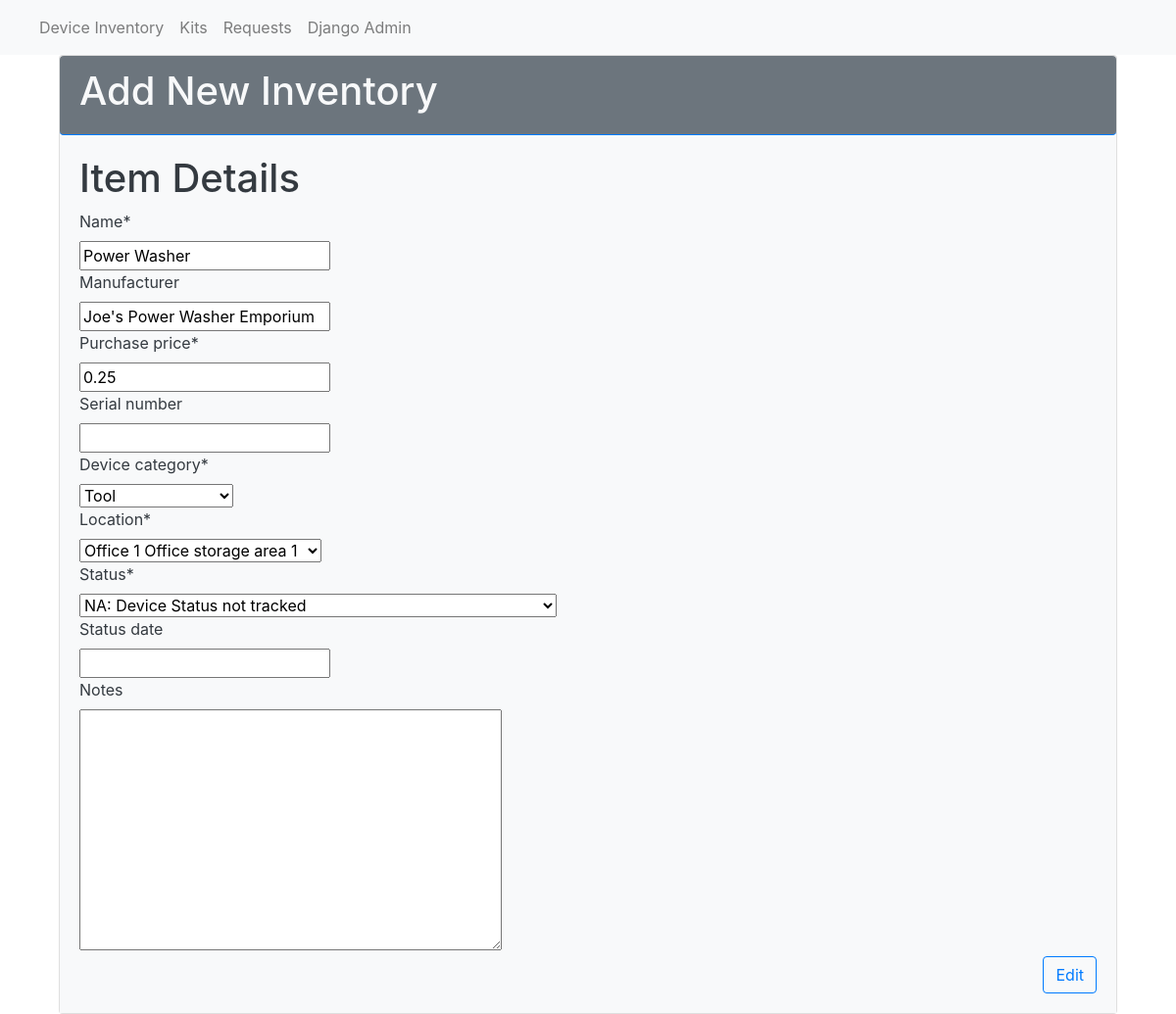
Before: /item/edit/2/ with the older database file.
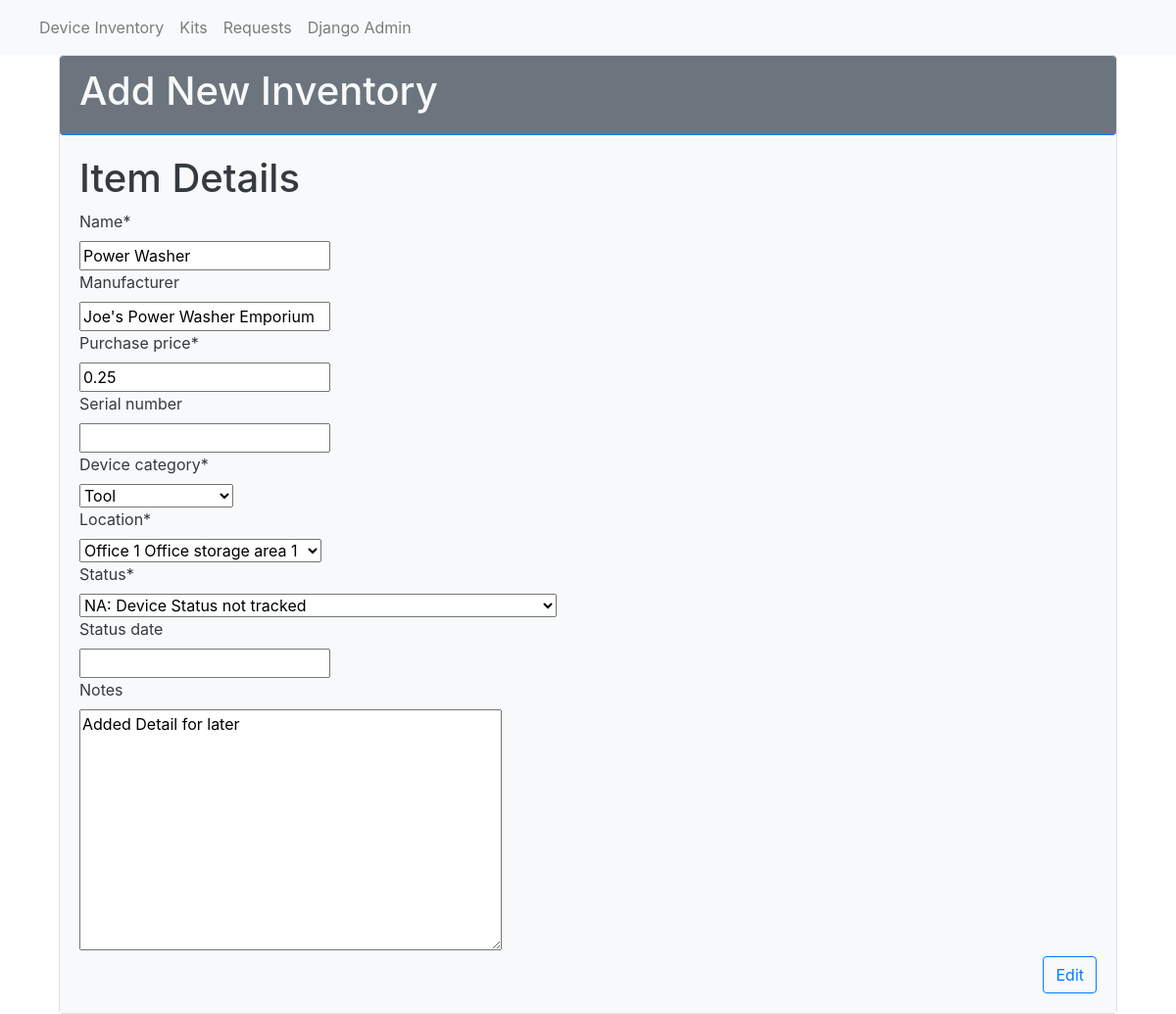
After: the same page with the newer database file.
### tracker/models.py (models this page shows, shortened)
class Item(models.Model):
    DE = "EXAM_CAM"
    DC = "CAMERA"
    DM = "MOBILE"
    DS = "STETH"
    DD = "DENTAL"
    DX = "MULTIPURPOSE"
    DZ = "OTHER/MISC"
    TL = "TOOL"
    SP = "SUPPLIES"
    PA = "PRODUCTION_AUDIO"
    PV = "PRODUCTION_VIDEO"
    ZZ = "OTHER"
    DEVICE_CAT_CHOICES= [
        (DE, 'Exam Cameras'),
        (DC, 'Camera'),
        (DM, 'Mobile'),
        (DS, 'Stethoscope'),
        (DD, 'Dental'),
        (DX, 'Other Device'),
        (TL, 'Tool'),
        (SP, 'Supplies'),
        (PA, 'Production: Audio'),
        (PV, 'Production: Video'),
        (ZZ, 'Other/Misc.'),
    ]
    name = models.CharField(max_length= 30)
    date_added = models.DateField(auto_now_add=True)
    manufacturer = models.CharField(max_length=150, blank=True)
    purchase_price = models.DecimalField(max_digits=7, decimal_places=2,validators=[MinValueValidator(Decimal('0.00'))])
    serial_number = models.CharField(max_length = 30, blank = True)
    device_category = models.CharField(
        max_length= 30,
        choices = DEVICE_CAT_CHOICES)
    location= models.ForeignKey(Location, on_delete=models.CASCADE)
    status = models.ForeignKey(Item_Status, on_delete=models.CASCADE)
    status_date = models.DateField(blank = True, null = True)
    notes = models.TextField(blank=True)

class Location(models.Model):
    name = models.CharField(max_length= 30)
    description = models.CharField(max_length=255)
    def __str__(self):
        return f'{self.name} {self.description}'

class Item_Status(models.Model):
    class Meta:
        verbose_name_plural="item status"
    name = models.CharField(max_length= 30)
    description = models.CharField(max_length=255)
    def __str__(self):
        return f'{self.name}:   {self.description}'

### tracker/views.py (the view)
# urls.py: path('item/edit/<int:pk>/', views.item_edit, name='item_edit'),
def item_edit(request, pk):
    item = Item.objects.get(pk = pk)
    if request.method == "POST":
        form = ItemForm(request.POST, instance=item)
        if form.is_valid():
            form.save()
            return redirect('items')
    else:
        form = ItemForm(instance=item)
    return render(request,
        'tracker/item_edit.html',
        {
            'form': form,
            'item': item
        })

### tracker/forms.py
class ItemForm(forms.ModelForm):
    class Meta:
        model = Item
        exclude = ()

### tracker/templates/tracker/item_edit.html (shortened to what this page needs)
{% extends 'tracker/base.html' %}
{% load crispy_forms_tags %}
{% block content %}
<div class = "card">
<div class="card-header bg-secondary text-light border-primary rounded ">
<h1>Add New Inventory</h1>
</div>
<div class="card-body bg-light text-dark" >
      <h1>Item Details</h1>
      <form action="{% url 'item_edit' item.id %}"
            method="post">
            {{ form|crispy }}
      <button class="btn btn-outline-primary float-right" type="submit">Edit</button>
      </form>
</div>
</div>
{% endblock %}

Changed rows visible on the page:
changed Item "Joe's Power Washer Emporium": notes (not shown) → "Added Detail for later"
